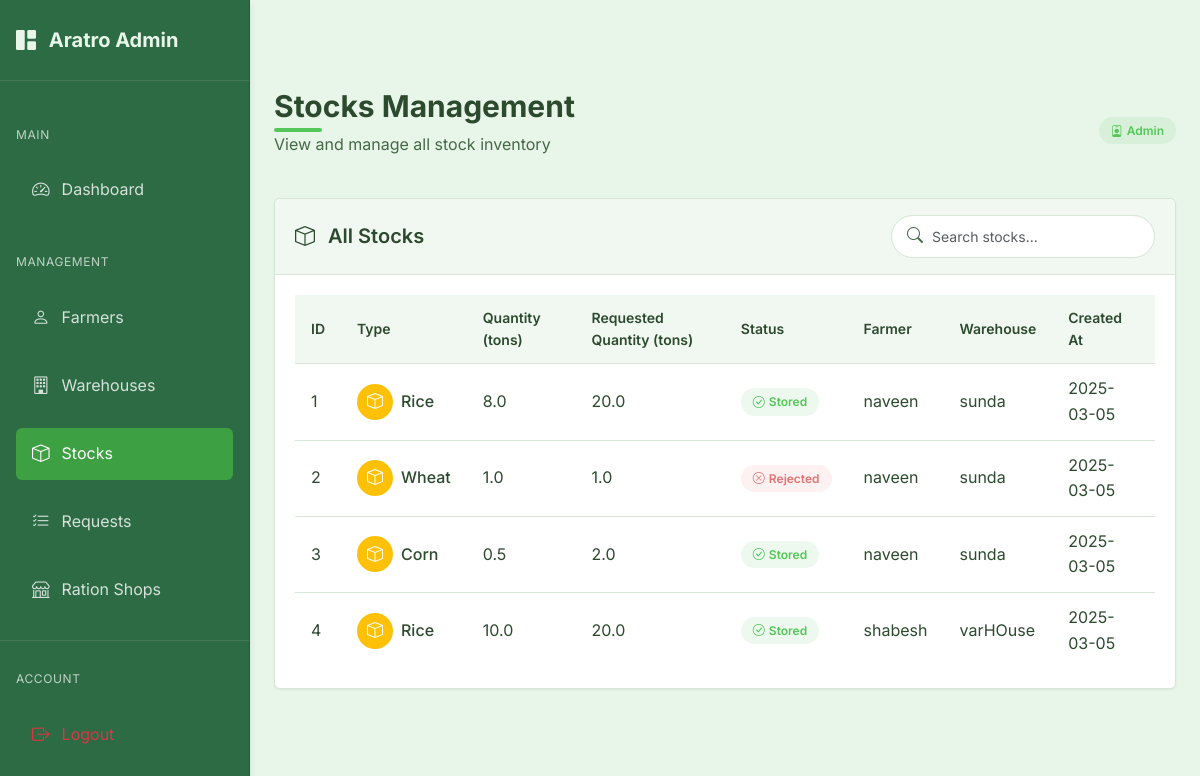
Page /admin/stocks (signed in) on the committed database.
### models.py (models this page shows, shortened)
class Stock(db.Model):
    id = db.Column(db.Integer, primary_key=True, autoincrement=True)
    type = db.Column(db.String(100), nullable=False)
    quantity = db.Column(db.Float, nullable=False)
    requested_quantity = db.Column(db.Float, nullable=False)  # Original requested quantity
    status = db.Column(db.String(20), nullable=False, default='pending')  # pending, stored, rejected
    farmer_id = db.Column(db.Integer, db.ForeignKey('farmer.id'), nullable=False)
    warehouse_id = db.Column(db.Integer, db.ForeignKey('warehouse.id'), nullable=False)
    created_at = db.Column(db.DateTime, nullable=False, default=datetime.utcnow)
    updated_at = db.Column(db.DateTime, nullable=False, default=datetime.utcnow, onupdate=datetime.utcnow)

class Farmer(db.Model):
    id = db.Column(db.Integer, primary_key=True, autoincrement=True)
    user_id = db.Column(db.Integer, db.ForeignKey('user.id'), nullable=False)
    name = db.Column(db.String(100), nullable=False)
    address = db.Column(db.String(200), nullable=False)
    aadhar_number = db.Column(db.String(12), unique=True, nullable=False)  # Exactly 12 digits
    phone_number = db.Column(db.String(10), nullable=False)  # Exactly 10 digits
    stocks = db.relationship('Stock', backref='farmer', lazy=True)

class Warehouse(db.Model):
    id = db.Column(db.Integer, primary_key=True, autoincrement=True)
    user_id = db.Column(db.Integer, db.ForeignKey('user.id'), nullable=False)
    manager_name = db.Column(db.String(100), nullable=False)
    name = db.Column(db.String(100), nullable=False)
    location = db.Column(db.String(200))
    latitude = db.Column(db.Float)
    longitude = db.Column(db.Float)
    phone_number = db.Column(db.String(20))
    warehouse_type = db.Column(db.String(20))  # 'private' or 'government'
    capacity = db.Column(db.Float)  # in tons
    available_space = db.Column(db.Float)  # in tons
    stocks = db.relationship('Stock', backref='warehouse', lazy=True)

### routes.py (the view)
@admin.route('/stocks')
@admin_required
def stocks():
    stocks = Stock.query.all()
    return render_template('admin/stocks.html', stocks=stocks)

### app.py (called while the page is built)
@login_manager.user_loader
def load_user(user_id):
    try:
        if user_id.startswith('admin_'):
            admin_id = int(user_id.split('_')[1])
            return Admin.query.get(admin_id)
        else:
            return User.query.get(int(user_id))
    except Exception as e:
        print(f"Error loading user: {e}")
        return None

@app.before_request
def before_request():
    session.permanent = True  # Use permanent session with lifetime set above

### models.py (called while the page is built)
    def get_id(self):
        return f"admin_{self.id}"

    def __repr__(self):
        return f'<Admin {self.email}>'

### routes.py (called while the page is built)
@admin.context_processor
def inject_admin_data():
    admin_data = {'current_user': current_user}
    if current_user.is_authenticated:
        admin_user = Admin.query.get(current_user.id)
        if admin_user:
            admin_data['admin_user'] = admin_user
    return admin_data

### templates/admin/stocks.html (shortened to what this page needs)
{% extends "admin/base_admin.html" %}
{% block admin_content %}
<div class="page-header d-flex justify-content-between align-items-center">
    <div>
        <h1 class="page-title">Stocks Management</h1>
        <p class="page-subtitle">View and manage all stock inventory</p>
    </div>
    <div>
        <span class="admin-badge admin-badge-primary">
            <i class="bi bi-person-badge me-1"></i>
            Admin
        </span>
    </div>
</div>
<div class="admin-card">
    <div class="admin-card-header">
        <h5 class="admin-card-title">
            <i class="bi bi-box me-2"></i>
            All Stocks
        </h5>
        <div class="search-input">
            <i class="bi bi-search"></i>
            <input type="text" id="stockSearch" class="form-control form-control-sm" placeholder="Search stocks...">
        </div>
    </div>
    <div class="admin-card-body">
        <div class="table-responsive">
            <table class="admin-table" id="stocksTable">
                <thead>
                    <tr>
                        <th>ID</th>
                        <th>Type</th>
                        <th>Quantity (tons)</th>
                        <th>Requested Quantity (tons)</th>
                        <th>Status</th>
                        <th>Farmer</th>
                        <th>Warehouse</th>
                        <th>Created At</th>
                    </tr>
                </thead>
                <tbody>
                    {% if stocks %}
                        {% for stock in stocks %}
                            <tr>
                                <td>{{ stock.id }}</td>
                                <td>
                                    <div class="d-flex align-items-center">
                                        <div class="avatar-circle bg-warning text-white d-flex align-items-center justify-content-center me-2" style="width: 36px; height: 36px; border-radius: 50%;">
                                            <i class="bi bi-box"></i>
                                        </div>
                                        <div>
                                            <span class="fw-medium">{{ stock.type }}</span>
                                        </div>
                                    </div>
                                </td>
                                <td>{{ stock.quantity }}</td>
                                <td>{{ stock.requested_quantity }}</td>
                                <td>
                                    {% if stock.status == 'pending' %}
                                        <span class="admin-badge admin-badge-warning">
                                            <i class="bi bi-hourglass-split me-1"></i>
                                            Pending
                                        </span>
                                    {% elif stock.status == 'stored' %}
                                        <span class="admin-badge admin-badge-success">
                                            <i class="bi bi-check-circle me-1"></i>
                                            Stored
                                        </span>
                                    {% elif stock.status == 'rejected' %}
                                        <span class="admin-badge admin-badge-danger">
                                            <i class="bi bi-x-circle me-1"></i>
                                            Rejected
                                        </span>
                                    {% else %}
                                        <span class="admin-badge admin-badge-primary">
                                            <i class="bi bi-info-circle me-1"></i>
                                            {{ stock.status }}
                                        </span>
                                    {% endif %}
                                </td>
                                <td>{{ stock.farmer.name }}</td>
                                <td>{{ stock.warehouse.name }}</td>
                                <td>{{ stock.created_at.strftime('%Y-%m-%d') }}</td>
                            </tr>
                        {% endfor %}
                    {% endif %}
                </tbody>
            </table>
        </div>
    </div>
</div>
{% endblock %}

### static/css/style.css (style rules this page uses)
:root { --primary-color: #55c759; --primary-dark: #3da042; --primary-light: #7ed681; --secondary-color: #358856; --secondary-dark: #246b3d; --secondary-light: #4a9d6a; --accent-1: #92d275; --accent-2: #6ab04c; --accent-3: #437c2d; --background-color: #e8f5e9; --surface-color: #f1f8f1; --surface-hover: #e1efe1; --text-primary: #2c4a2d; --text-secondary: #456946; --text-light: #588559; --success-color: #55c759; --error-color: #e57373; --error-color-rgb: 229, 115, 115; --warning-color: #ffd54f; --info-color: #4db6ac; --border-color: #d7e6d7; --border-radius: 0.375rem; --shadow-sm: 0 1px 2px rgba(53, 136, 86, 0.1); --shadow-md: 0 4px 6px rgba(53, 136, 86, 0.15); --shadow-lg: 0 10px 15px rgba(53, 136, 86, 0.2); --spacing-xs: 0.25rem; --spacing-sm: 0.5rem; --spacing-md: 1rem; --spacing-lg: 1.5rem; --spacing-xl: 2rem; --font-family: 'Inter', system-ui, -apple-system, BlinkMacSystemFont, 'Segoe UI', Roboto, Oxygen, Ubuntu, Cantarell, 'Open Sans', 'Helvetica Neue', sans-serif; }
* { margin: 0; padding: 0; box-sizing: border-box; }
body { font-family: var(--font-family); background-color: var(--background-color); color: var(--text-primary); line-height: 1.6; padding-top: 4rem; min-height: 100vh; }
h1, h2, h3, h4, h5, h6 { margin-bottom: var(--spacing-md); color: var(--text-primary); font-weight: 600; }
h1 { font-size: 1.875rem; position: relative; display: inline-block; margin-bottom: 1.5rem; }
h1::after { content: ''; position: absolute; bottom: -0.5rem; left: 0; width: 3rem; height: 0.25rem; background: var(--primary-color); border-radius: 0.125rem; }
.form-control { width: 100%; padding: 0.625rem 0.75rem; border: 1px solid var(--border-color); border-radius: var(--border-radius); font-family: var(--font-family); font-size: 0.95rem; transition: border-color 0.2s, box-shadow 0.2s; background-color: var(--surface-color); }

### rows in the picture
Stock: id "1", type "Rice", quantity "8.0", requested_quantity "20.0", status "stored" (drawn), farmer.name "naveen", warehouse.name "sunda", created_at "2025-03-05"
Stock: id "2", type "Wheat", quantity "1.0", requested_quantity "1.0", status "rejected" (drawn), farmer.name "naveen", warehouse.name "sunda", created_at "2025-03-05"
Stock: id "3", type "Corn", quantity "0.5", requested_quantity "2.0", status "stored" (drawn), farmer.name "naveen", warehouse.name "sunda", created_at "2025-03-05"
Stock: id "4", type "Rice", quantity "10.0", requested_quantity "20.0", status "stored" (drawn), farmer.name "shabesh", warehouse.name "varHOuse", created_at "2025-03-05"
